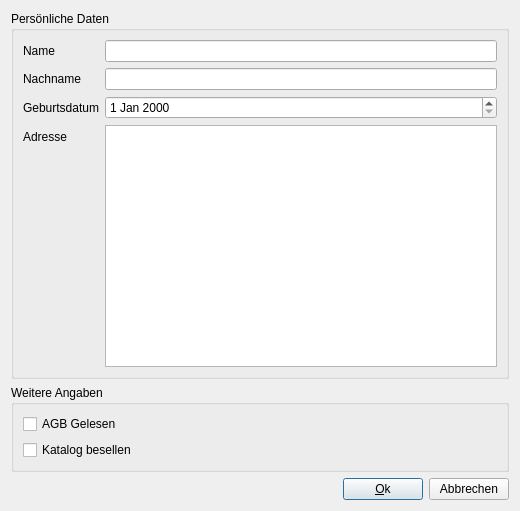
<?xml version="1.0" encoding="UTF-8"?>
<ui version="4.0">
 <class>HauptDialog</class>
 <widget class="QDialog" name="HauptDialog">
  <property name="geometry">
   <rect>
    <x>0</x>
    <y>0</y>
    <width>520</width>
    <height>511</height>
   </rect>
  </property>
  <property name="windowTitle">
   <string>Dialog</string>
  </property>
  <layout class="QVBoxLayout" name="verticalLayout_2">
   <item>
    <widget class="QGroupBox" name="groupBox">
     <property name="title">
      <string>Persönliche Daten</string>
     </property>
     <layout class="QFormLayout" name="formLayout">
      <item row="1" column="0">
       <widget class="QLabel" name="label">
        <property name="text">
         <string>Name</string>
        </property>
        <property name="buddy">
         <cstring>vorname</cstring>
        </property>
       </widget>
      </item>
      <item row="1" column="1">
       <widget class="QLineEdit" name="vorname"/>
      </item>
      <item row="2" column="1">
       <widget class="QLineEdit" name="nachname"/>
      </item>
      <item row="3" column="1">
       <widget class="QDateEdit" name="geburtsdatum"/>
      </item>
      <item row="4" column="1">
       <widget class="QTextEdit" name="adresse"/>
      </item>
      <item row="4" column="0">
       <widget class="QLabel" name="label_3">
        <property name="text">
         <string>Adresse</string>
        </property>
        <property name="buddy">
         <cstring>adresse</cstring>
        </property>
       </widget>
      </item>
      <item row="3" column="0">
       <widget class="QLabel" name="label_2">
        <property name="text">
         <string>Geburtsdatum</string>
        </property>
        <property name="buddy">
         <cstring>geburtsdatum</cstring>
        </property>
       </widget>
      </item>
      <item row="2" column="0">
       <widget class="QLabel" name="label_4">
        <property name="text">
         <string>Nachname</string>
        </property>
        <property name="buddy">
         <cstring>nachname</cstring>
        </property>
       </widget>
      </item>
     </layout>
    </widget>
   </item>
   <item>
    <widget class="QGroupBox" name="groupBox_2">
     <property name="title">
      <string>Weitere Angaben</string>
     </property>
     <layout class="QVBoxLayout" name="verticalLayout">
      <item>
       <widget class="QCheckBox" name="agb">
        <property name="text">
         <string>AGB Gelesen</string>
        </property>
       </widget>
      </item>
      <item>
       <widget class="QCheckBox" name="newsletter">
        <property name="text">
         <string>Katalog besellen</string>
        </property>
       </widget>
      </item>
     </layout>
    </widget>
   </item>
   <item>
    <layout class="QHBoxLayout" name="horizontalLayout">
     <item>
      <spacer name="horizontalSpacer">
       <property name="orientation">
        <enum>Qt::Horizontal</enum>
       </property>
       <property name="sizeHint" stdset="0">
        <size>
         <width>40</width>
         <height>20</height>
        </size>
       </property>
      </spacer>
     </item>
     <item>
      <widget class="QPushButton" name="buttonOk">
       <property name="text">
        <string>&amp;Ok</string>
       </property>
       <property name="default">
        <bool>true</bool>
       </property>
      </widget>
     </item>
     <item>
      <widget class="QPushButton" name="buttonAbbrechen">
       <property name="text">
        <string>Abbrechen</string>
       </property>
      </widget>
     </item>
    </layout>
   </item>
  </layout>
 </widget>
 <tabstops>
  <tabstop>vorname</tabstop>
  <tabstop>nachname</tabstop>
  <tabstop>geburtsdatum</tabstop>
  <tabstop>adresse</tabstop>
  <tabstop>agb</tabstop>
  <tabstop>newsletter</tabstop>
  <tabstop>buttonOk</tabstop>
  <tabstop>buttonAbbrechen</tabstop>
 </tabstops>
 <resources/>
 <connections>
  <connection>
   <sender>buttonOk</sender>
   <signal>clicked()</signal>
   <receiver>HauptDialog</receiver>
   <slot>close()</slot>
   <hints>
    <hint type="sourcelabel">
     <x>367</x>
     <y>482</y>
    </hint>
    <hint type="destinationlabel">
     <x>259</x>
     <y>255</y>
    </hint>
   </hints>
  </connection>
  <connection>
   <sender>buttonAbbrechen</sender>
   <signal>clicked()</signal>
   <receiver>HauptDialog</receiver>
   <slot>close()</slot>
   <hints>
    <hint type="sourcelabel">
     <x>453</x>
     <y>482</y>
    </hint>
    <hint type="destinationlabel">
     <x>259</x>
     <y>255</y>
    </hint>
   </hints>
  </connection>
 </connections>
</ui>
